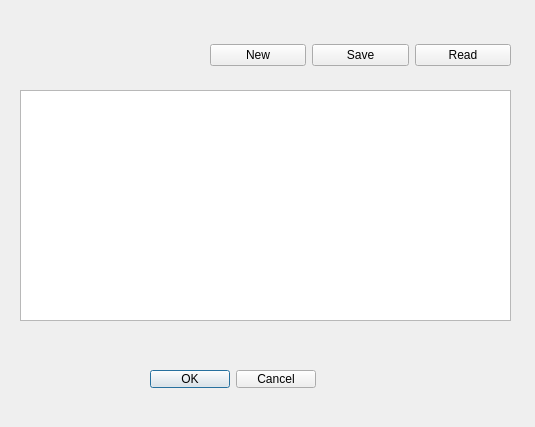
<?xml version="1.0" encoding="UTF-8"?>
<ui version="4.0">
 <class>Dialog</class>
 <widget class="QDialog" name="Dialog">
  <property name="geometry">
   <rect>
    <x>0</x>
    <y>0</y>
    <width>535</width>
    <height>427</height>
   </rect>
  </property>
  <property name="windowTitle">
   <string>Dialog</string>
  </property>
  <widget class="QPlainTextEdit" name="plainTextEdit">
   <property name="geometry">
    <rect>
     <x>20</x>
     <y>90</y>
     <width>491</width>
     <height>231</height>
    </rect>
   </property>
  </widget>
  <widget class="QWidget" name="layoutWidget">
   <property name="geometry">
    <rect>
     <x>210</x>
     <y>30</y>
     <width>301</width>
     <height>51</height>
    </rect>
   </property>
   <layout class="QHBoxLayout" name="horizontalLayout">
    <item>
     <widget class="QPushButton" name="pushButtonNew">
      <property name="text">
       <string>New</string>
      </property>
      <property name="icon">
       <iconset>
        <normalon>:/files/images/file.png</normalon>
       </iconset>
      </property>
     </widget>
    </item>
    <item>
     <widget class="QPushButton" name="pushButtonSave">
      <property name="text">
       <string>Save</string>
      </property>
      <property name="icon">
       <iconset>
        <normalon>:/files/images/disk.png</normalon>
       </iconset>
      </property>
     </widget>
    </item>
    <item>
     <widget class="QPushButton" name="pushButtonRead">
      <property name="text">
       <string>Read</string>
      </property>
      <property name="icon">
       <iconset>
        <normalon>:/files/images/folder.png</normalon>
       </iconset>
      </property>
     </widget>
    </item>
   </layout>
  </widget>
  <widget class="QDialogButtonBox" name="buttonBox">
   <property name="enabled">
    <bool>true</bool>
   </property>
   <property name="geometry">
    <rect>
     <x>150</x>
     <y>370</y>
     <width>166</width>
     <height>18</height>
    </rect>
   </property>
   <property name="standardButtons">
    <set>QDialogButtonBox::Cancel|QDialogButtonBox::Ok</set>
   </property>
  </widget>
 </widget>
 <resources/>
 <connections/>
</ui>
